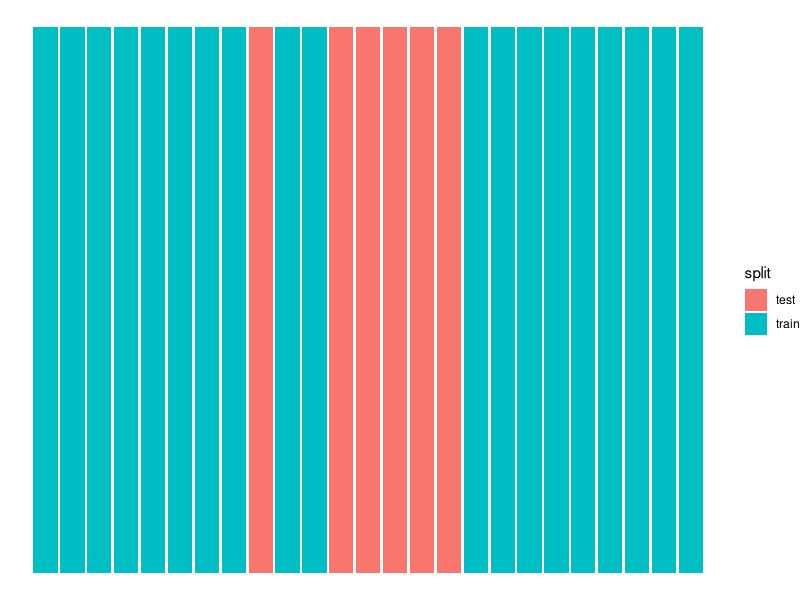
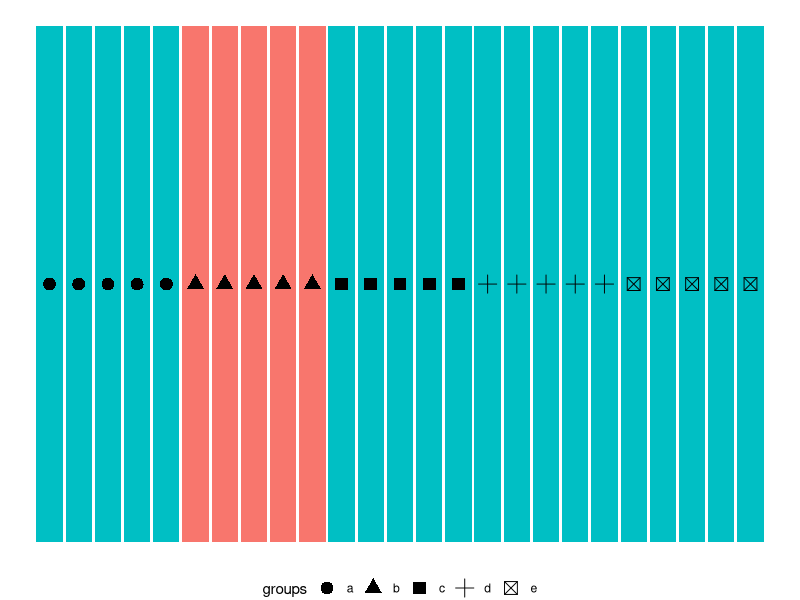
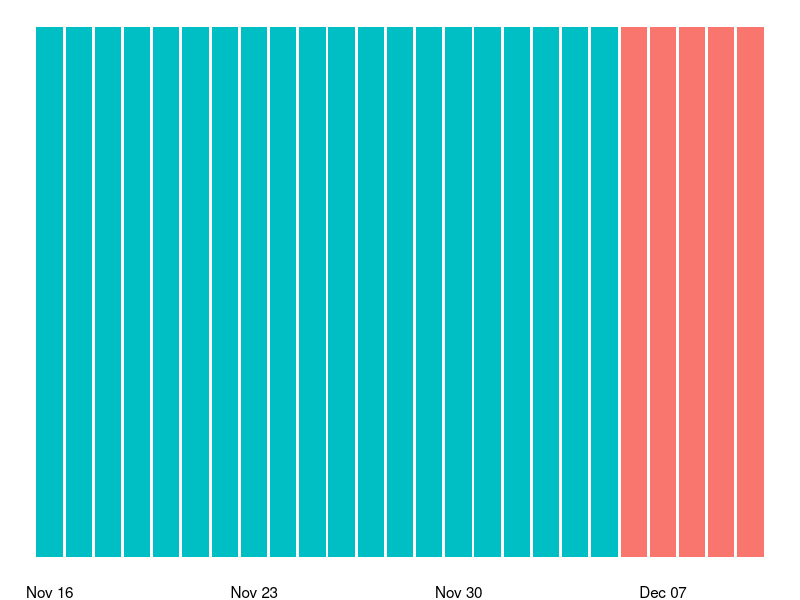

Write the R code that produced these figures, in order.
# USed to generate initial figures describing possible types of data splits

library(tidyverse)
library(lubridate)

theme_set(theme_bw())

set.seed(123)
data <- tibble(id = 1:25,
       groups = rep(letters[1:5], each = 5),
       time = today() + days(1:25)) %>% 
  mutate(split = ifelse(sample(1:25, 25) < 20, "train", "test"))

data %>% 
  ggplot(aes(x = time, fill = split))+
  geom_bar()+
  theme_void()

data %>% 
  mutate(split = ifelse(groups == "b", "train", "test") %>% fct_relevel(c("train", "test"))) %>% 
  ggplot(aes(x = time, fill = split))+
  geom_bar()+
  geom_point(aes(y = 0.5, shape = groups), size = 4)+
  theme_void()+
  guides(fill = FALSE)+
  theme(legend.position = "bottom")

data %>% 
  mutate(split = ifelse(groups == "e", "train", "test") %>% fct_relevel(c("train", "test"))) %>% 
  ggplot(aes(x = time, fill = split))+
  geom_bar()+
  theme_void()+
  theme(legend.position = "none",
        axis.text.x = element_text())+
  labs(x = "time")
